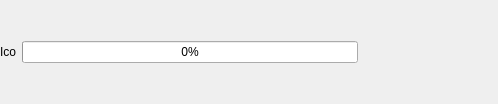
<ui version="4.0" >
 <class>DownloadItem</class>
 <widget class="QWidget" name="DownloadItem" >
  <property name="geometry" >
   <rect>
    <x>0</x>
    <y>0</y>
    <width>498</width>
    <height>104</height>
   </rect>
  </property>
  <property name="windowTitle" >
   <string>Form</string>
  </property>
  <layout class="QHBoxLayout" name="horizontalLayout" >
   <property name="margin" >
    <number>0</number>
   </property>
   <item>
    <widget class="QLabel" name="fileIcon" >
     <property name="sizePolicy" >
      <sizepolicy vsizetype="Minimum" hsizetype="Minimum" >
       <horstretch>0</horstretch>
       <verstretch>0</verstretch>
      </sizepolicy>
     </property>
     <property name="text" >
      <string>Ico</string>
     </property>
    </widget>
   </item>
   <item>
    <layout class="QVBoxLayout" name="verticalLayout_2" >
     <item>
      <widget class="QLabel" name="label_2" />
     </item>
     <item>
      <widget class="SqueezeLabel" native="1" name="fileNameLabel" >
       <property name="sizePolicy" >
        <sizepolicy vsizetype="Preferred" hsizetype="Expanding" >
         <horstretch>0</horstretch>
         <verstretch>0</verstretch>
        </sizepolicy>
       </property>
       <property name="text" stdset="0" >
        <string>Filename</string>
       </property>
      </widget>
     </item>
     <item>
      <widget class="QProgressBar" name="progressBar" >
       <property name="value" >
        <number>0</number>
       </property>
      </widget>
     </item>
     <item>
      <widget class="QLabel" name="downloadInfoLabel" >
       <property name="sizePolicy" >
        <sizepolicy vsizetype="Preferred" hsizetype="Minimum" >
         <horstretch>0</horstretch>
         <verstretch>0</verstretch>
        </sizepolicy>
       </property>
       <property name="text" >
        <string/>
       </property>
      </widget>
     </item>
     <item>
      <widget class="QLabel" name="label" />
     </item>
    </layout>
   </item>
   <item>
    <widget class="QToolButton" name="tryAgainButton" >
     <property name="toolTip" >
      <string>Try to resume download</string>
     </property>
     <property name="autoFillBackground" >
      <bool>false</bool>
     </property>
     <property name="iconSize" >
      <size>
       <width>24</width>
       <height>24</height>
      </size>
     </property>
     <property name="autoRaise" >
      <bool>true</bool>
     </property>
    </widget>
   </item>
   <item>
    <widget class="QToolButton" name="stopButton" >
     <property name="toolTip" >
      <string>Stop downloading</string>
     </property>
     <property name="autoFillBackground" >
      <bool>false</bool>
     </property>
     <property name="iconSize" >
      <size>
       <width>24</width>
       <height>24</height>
      </size>
     </property>
     <property name="autoRaise" >
      <bool>true</bool>
     </property>
    </widget>
   </item>
   <item>
    <widget class="QToolButton" name="openButton" >
     <property name="toolTip" >
      <string>Open item</string>
     </property>
     <property name="icon" >
      <iconset>
       <normaloff>://bullet_triangle_green.png</normaloff>://bullet_triangle_green.png</iconset>
     </property>
     <property name="iconSize" >
      <size>
       <width>24</width>
       <height>24</height>
      </size>
     </property>
     <property name="autoRaise" >
      <bool>true</bool>
     </property>
    </widget>
   </item>
   <item>
    <widget class="QToolButton" name="deleteButton" >
     <property name="toolTip" >
      <string>Delete item</string>
     </property>
     <property name="autoFillBackground" >
      <bool>false</bool>
     </property>
     <property name="icon" >
      <iconset>
       <normaloff>://delete.png</normaloff>://delete.png</iconset>
     </property>
     <property name="iconSize" >
      <size>
       <width>12</width>
       <height>12</height>
      </size>
     </property>
     <property name="autoRaise" >
      <bool>true</bool>
     </property>
    </widget>
   </item>
   <item>
    <layout class="QVBoxLayout" name="horizontalLayout1" >
     <property name="sizeConstraint" >
      <enum>QLayout::SetMinimumSize</enum>
     </property>
    </layout>
   </item>
  </layout>
 </widget>
 <customwidgets>
  <customwidget>
   <class>SqueezeLabel</class>
   <extends>QWidget</extends>
   <header>squeezelabel.h</header>
  </customwidget>
 </customwidgets>
 <resources>
  <include location="data/data.qrc" />
 </resources>
 <connections/>
</ui>
